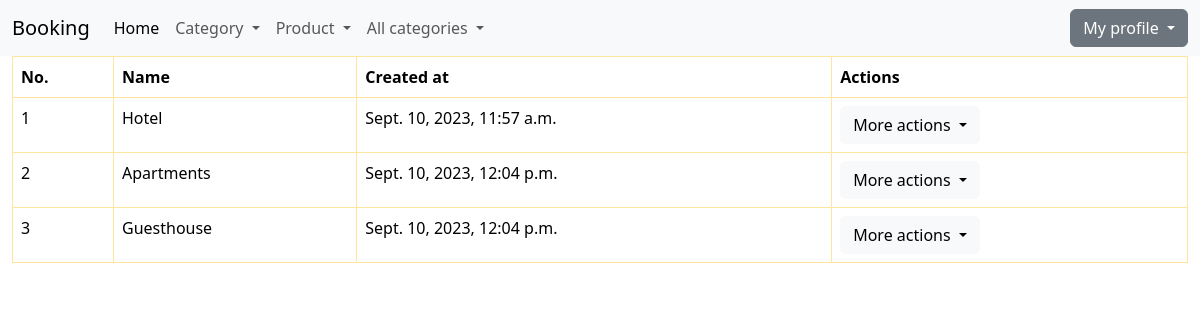
Screenshot of /list_of_categories/ (signed in) with the database file from the repository.
### category/models.py (models this page shows, shortened)
class Category(models.Model):
    name = models.CharField(max_length=30)
    created_at = models.DateTimeField(auto_now_add=True)
    updated_at = models.DateTimeField(auto_now=True)

### category/views.py (the view)
# urls.py: path('list_of_categories/', views.CategoryListView.as_view(), name='list-of-categories'),
class CategoryListView(LoginRequiredMixin, PermissionRequiredMixin, ListView):
    template_name = 'category/list_of_categories.html'
    model = Category
    context_object_name = 'all_categories'
    permission_required = 'category.view_list_of_categories'
    def get_queryset(self):
        return Category.objects.all()

### booking/context_processors.py (called while the page is built)
def get_all_categories(request):
    return {'get_categories': Category.objects.all()}

### templates/category/list_of_categories.html (shortened to what this page needs)
{% extends 'base.html' %}
{% block content %}
    <div class="container-fluid">
        <div class="row">
            <div class="col-md-12">
                {% if all_categories %}
                    <table class="table table-bordered border-warning-subtle">
                        <thead>
                        <tr>
                            <th>No.</th>
                            <th>Name</th>
                            <th>Created at</th>
                            <th>Actions</th>
                        </tr>
                        </thead>
                        <tbody>
                        {% for category in all_categories %}
                            <tr>
                                <td>{{ forloop.counter }}</td>
                                <td>{{ category.name }}</td>
                                <td>{{ category.created_at }}</td>
                                <td>
                                    {% if perms.category.change_category or perms.category.delete_category or perms.category.view_category %}
                                        <div class="dropdown">
                                            <a class="btn btn-light dropdown-toggle" href="#" role="button"
                                               data-bs-toggle="dropdown"
                                               aria-expanded="false">
                                                More actions
                                            </a>
                                        </div>
                                    {% else %}
                                        No actions
                                    {% endif %}
                                </td>
                            </tr>
                        {% endfor %}
                        </tbody>
                    </table>
                {% else %}
                    There are no categories available!
                {% endif %}
            </div>
        </div>
    </div>
{% endblock %}

### rows the page displays
Category: name "Hotel", created_at "Sept. 10, 2023, 11:57 a.m."
Category: name "Apartments", created_at "Sept. 10, 2023, 12:04 p.m."
Category: name "Guesthouse", created_at "Sept. 10, 2023, 12:04 p.m."
